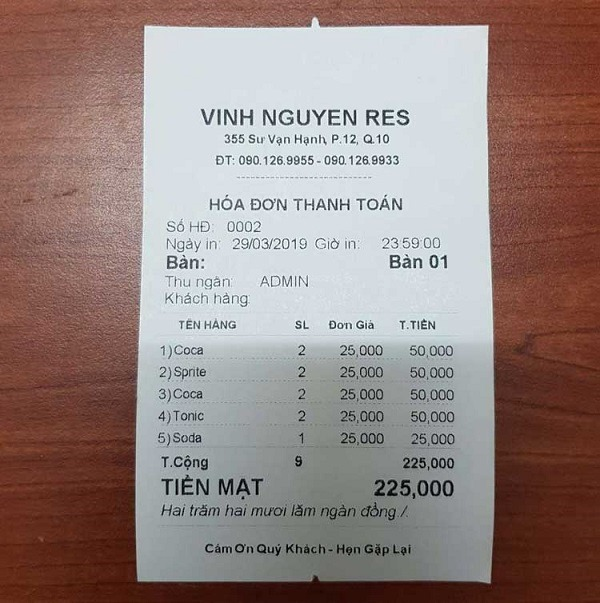
#> input picture 18120468_18120474_18120438_18120466_18120389_Lab3_Lab4/Lab4/img.jpg, 600 x 603 px
$ python main.py
#> lines starting #> are read from the running program, lines starting #| are printed output that depends on the picture; after the words box and inside, x2 and y2 are one past the last pixel; in counts of white or black regions, pixels touching at a corner belong together
import cv2
import numpy as np


def mapp(h):
    h = h.reshape((4, 2))
    hnew = np.zeros((4, 2), dtype=np.float32)

    add = h.sum(1)
    hnew[0] = h[np.argmin(add)]
    hnew[2] = h[np.argmax(add)]

    diff = np.diff(h, axis=1)
    hnew[1] = h[np.argmin(diff)]
    hnew[3] = h[np.argmax(diff)]

    return hnew


image = cv2.imread("img.jpg")  # read in the image
#> image is the input picture: shape (603, 600, 3); mean B, G, R 127.6, 131.7, 149.5
image = cv2.resize(image, (800, 600))  # resizing because opencv does not work well with bigger images
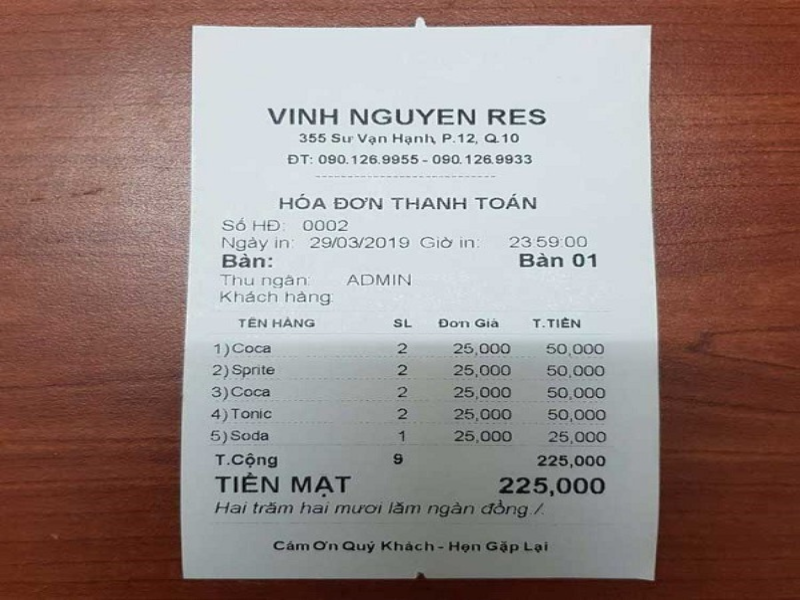
#> image: shape (600, 800, 3); mean B, G, R 127.5, 131.5, 149.4
orig = image.copy()

gray = cv2.cvtColor(image, cv2.COLOR_BGR2GRAY)  # RGB To Gray Scale
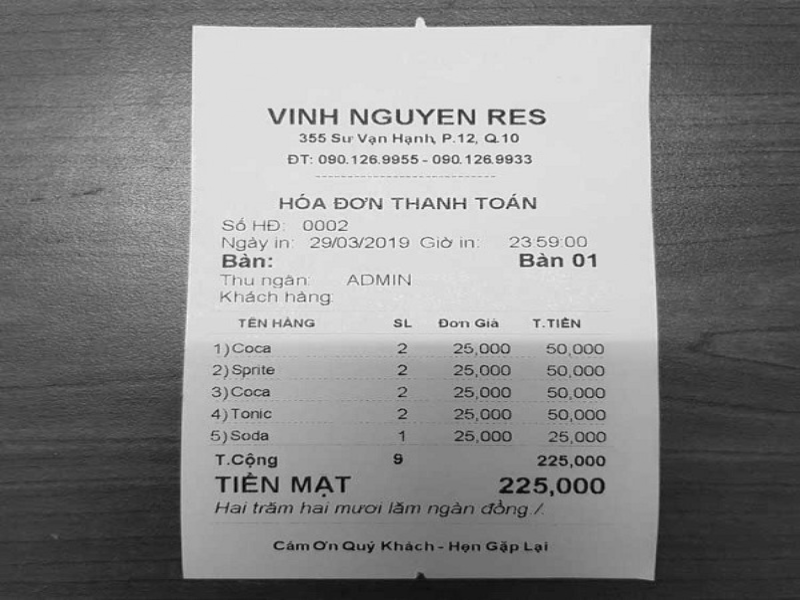
#> gray: shape (600, 800); min 4, max 251, mean 136.5
cv2.imshow("Title", gray)

blurred = cv2.GaussianBlur(gray, (5, 5),
                           0)  # (5,5) is the kernel size and 0 is sigma that determines the amount of blur
cv2.imshow("Blur", blurred)

edged = cv2.Canny(blurred, 30, 50)  # 30 MinThreshold and 50 is the MaxThreshold
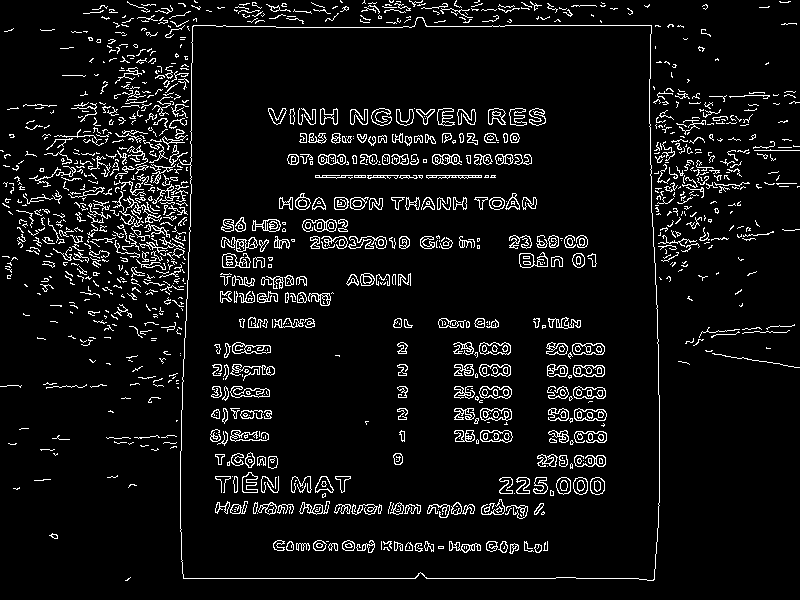
#> edged: shape (600, 800); 6.7% white in thin lines or dots
cv2.imshow("Canny", edged)

contours, hierarchy = cv2.findContours(edged, cv2.RETR_LIST,
                                       cv2.CHAIN_APPROX_SIMPLE)  # retrieve the contours as a list, with simple apprximation model
#> contours = 1695 contours, 1223 with area under 20; largest, box (x1, y1, x2, y2) and area: (179, 17, 660, 581) 258764, (180, 17, 660, 581) 258744, (574, 408, 607, 421) 324, (573, 386, 606, 399) 320, (480, 430, 513, 443) 318
contours = sorted(contours, key=cv2.contourArea, reverse=True)

# the loop extracts the boundary contours of the page
for c in contours:
    p = cv2.arcLength(c, True)
    approx = cv2.approxPolyDP(c, 0.02 * p, True)

    if len(approx) == 4:
        target = approx
        break
#> this loop made 1 pass
#> (p, target) on pass 1: (2117.2, [[193, 25], [183, 578], [653, 580], [651, 25]])
approx = mapp(target)  # find endpoints of the sheet
#> in mapp, `h = h.reshape((4, 2))`: h = [[193, 25], [183, 578], [653, 580], [651, 25]]
#> in mapp, `add = h.sum(1)`: add = [218, 761, 1233, 676]
#> in mapp, `diff = np.diff(h, axis=1)`: diff = [-168, 395, -73, -626]
#> approx = [[193, 25], [651, 25], [653, 580], [183, 578]]

pts = np.float32([[0, 0], [800, 0], [800, 800], [0, 800]])  # map to 800*800 target window

op = cv2.getPerspectiveTransform(approx, pts)  # get the top or bird eye view effect
#> op = [[1.76, 0.0318, -340], [2.5e-16, 1.49, -37.21], [7.71e-06, 4.76e-05, 1]]
dst = cv2.warpPerspective(orig, op, (800, 800))
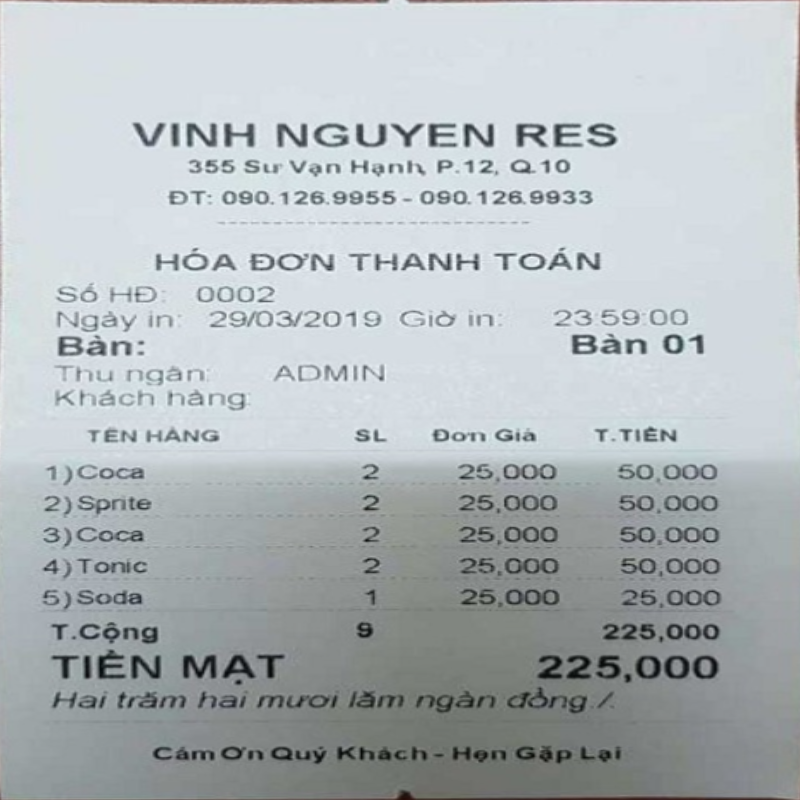
#> dst: shape (800, 800, 3); mean B, G, R 187.4, 184.4, 177.8

cv2.imshow("Scanned", dst)
# press q or Esc to close
cv2.waitKey(0)
cv2.destroyAllWindows()
